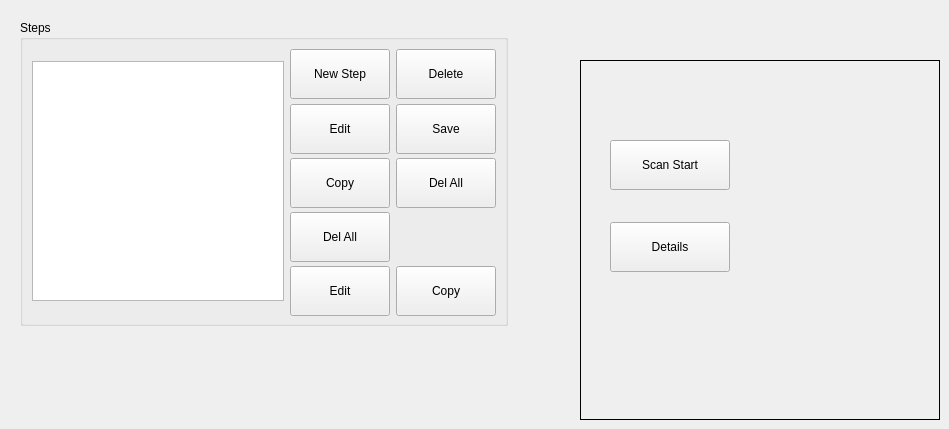
          <widget class="QWidget" name="page_10">
           <widget class="QGroupBox" name="groupBox_6">
            <property name="geometry">
             <rect>
              <x>20</x>
              <y>20</y>
              <width>488</width>
              <height>306</height>
             </rect>
            </property>
            <property name="sizePolicy">
             <sizepolicy hsizetype="Preferred" vsizetype="Preferred">
              <horstretch>0</horstretch>
              <verstretch>0</verstretch>
             </sizepolicy>
            </property>
            <property name="title">
             <string>Steps</string>
            </property>
            <property name="flat">
             <bool>true</bool>
            </property>
            <layout class="QGridLayout" name="gridLayout_22">
             <item row="0" column="0" rowspan="5">
              <widget class="QTableWidget" name="tableWidget_3">
               <property name="sizePolicy">
                <sizepolicy hsizetype="MinimumExpanding" vsizetype="Fixed">
                 <horstretch>0</horstretch>
                 <verstretch>0</verstretch>
                </sizepolicy>
               </property>
               <property name="minimumSize">
                <size>
                 <width>200</width>
                 <height>240</height>
                </size>
               </property>
               <property name="maximumSize">
                <size>
                 <width>1280</width>
                 <height>16777215</height>
                </size>
               </property>
              </widget>
             </item>
             <item row="0" column="1">
              <widget class="QPushButton" name="pushButton_33">
               <property name="sizePolicy">
                <sizepolicy hsizetype="Fixed" vsizetype="Fixed">
                 <horstretch>0</horstretch>
                 <verstretch>0</verstretch>
                </sizepolicy>
               </property>
               <property name="minimumSize">
                <size>
                 <width>100</width>
                 <height>50</height>
                </size>
               </property>
               <property name="text">
                <string>New Step</string>
               </property>
              </widget>
             </item>
             <item row="0" column="2">
              <widget class="QPushButton" name="pushButton_17">
               <property name="sizePolicy">
                <sizepolicy hsizetype="Fixed" vsizetype="Fixed">
                 <horstretch>0</horstretch>
                 <verstretch>0</verstretch>
                </sizepolicy>
               </property>
               <property name="minimumSize">
                <size>
                 <width>100</width>
                 <height>50</height>
                </size>
               </property>
               <property name="text">
                <string>Delete</string>
               </property>
              </widget>
             </item>
             <item row="1" column="1">
              <widget class="QPushButton" name="pushButton_36">
               <property name="sizePolicy">
                <sizepolicy hsizetype="Fixed" vsizetype="Fixed">
                 <horstretch>0</horstretch>
                 <verstretch>0</verstretch>
                </sizepolicy>
               </property>
               <property name="minimumSize">
                <size>
                 <width>100</width>
                 <height>50</height>
                </size>
               </property>
               <property name="text">
                <string>Edit</string>
               </property>
              </widget>
             </item>
             <item row="1" column="2">
              <widget class="QPushButton" name="pushButton_34">
               <property name="sizePolicy">
                <sizepolicy hsizetype="Fixed" vsizetype="Fixed">
                 <horstretch>0</horstretch>
                 <verstretch>0</verstretch>
                </sizepolicy>
               </property>
               <property name="minimumSize">
                <size>
                 <width>100</width>
                 <height>50</height>
                </size>
               </property>
               <property name="text">
                <string>Save</string>
               </property>
              </widget>
             </item>
             <item row="2" column="1">
              <widget class="QPushButton" name="pushButton_35">
               <property name="sizePolicy">
                <sizepolicy hsizetype="Fixed" vsizetype="Fixed">
                 <horstretch>0</horstretch>
                 <verstretch>0</verstretch>
                </sizepolicy>
               </property>
               <property name="minimumSize">
                <size>
                 <width>100</width>
                 <height>50</height>
                </size>
               </property>
               <property name="text">
                <string>Copy</string>
               </property>
              </widget>
             </item>
             <item row="2" column="2">
              <widget class="QPushButton" name="pushButton_37">
               <property name="sizePolicy">
                <sizepolicy hsizetype="Fixed" vsizetype="Fixed">
                 <horstretch>0</horstretch>
                 <verstretch>0</verstretch>
                </sizepolicy>
               </property>
               <property name="minimumSize">
                <size>
                 <width>100</width>
                 <height>50</height>
                </size>
               </property>
               <property name="text">
                <string>Del All</string>
               </property>
              </widget>
             </item>
             <item row="3" column="1">
              <widget class="QPushButton" name="pushButton_22">
               <property name="sizePolicy">
                <sizepolicy hsizetype="Fixed" vsizetype="Fixed">
                 <horstretch>0</horstretch>
                 <verstretch>0</verstretch>
                </sizepolicy>
               </property>
               <property name="minimumSize">
                <size>
                 <width>100</width>
                 <height>50</height>
                </size>
               </property>
               <property name="text">
                <string>Del All</string>
               </property>
              </widget>
             </item>
             <item row="4" column="1">
              <widget class="QPushButton" name="pushButton_21">
               <property name="minimumSize">
                <size>
                 <width>100</width>
                 <height>50</height>
                </size>
               </property>
               <property name="text">
                <string>Edit</string>
               </property>
              </widget>
             </item>
             <item row="4" column="2">
              <widget class="QPushButton" name="pushButton_15">
               <property name="sizePolicy">
                <sizepolicy hsizetype="Fixed" vsizetype="Fixed">
                 <horstretch>0</horstretch>
                 <verstretch>0</verstretch>
                </sizepolicy>
               </property>
               <property name="minimumSize">
                <size>
                 <width>100</width>
                 <height>50</height>
                </size>
               </property>
               <property name="text">
                <string>Copy</string>
               </property>
              </widget>
             </item>
            </layout>
           </widget>
           <widget class="QPushButton" name="pushButton_27">
            <property name="geometry">
             <rect>
              <x>610</x>
              <y>222</y>
              <width>120</width>
              <height>50</height>
             </rect>
            </property>
            <property name="minimumSize">
             <size>
              <width>100</width>
              <height>50</height>
             </size>
            </property>
            <property name="text">
             <string>Details</string>
            </property>
           </widget>
           <widget class="QPushButton" name="pushButton_25">
            <property name="geometry">
             <rect>
              <x>610</x>
              <y>140</y>
              <width>120</width>
              <height>50</height>
             </rect>
            </property>
            <property name="minimumSize">
             <size>
              <width>100</width>
              <height>50</height>
             </size>
            </property>
            <property name="text">
             <string>Scan Start</string>
            </property>
           </widget>
           <widget class="QLabel" name="label">
            <property name="geometry">
             <rect>
              <x>580</x>
              <y>60</y>
              <width>360</width>
              <height>360</height>
             </rect>
            </property>
            <property name="sizePolicy">
             <sizepolicy hsizetype="Fixed" vsizetype="Fixed">
              <horstretch>0</horstretch>
              <verstretch>0</verstretch>
             </sizepolicy>
            </property>
            <property name="minimumSize">
             <size>
              <width>70</width>
              <height>70</height>
             </size>
            </property>
            <property name="styleSheet">
             <string>QPushButton{background-color:rgba(200,200,200,60%);border:0.5px solid gray;border-radius:35;font:48px;}
QPushButton:hover{background-color:rgba(220,220,220,80%);border:1px solid lightblue;font:54px bold;border-style:outset;}
QPushButton:pressed,QpushButton:checked{background-color:rgba(48,204,102,70%);border:2px solid lightblue;font:54px bold;border-style:inset;}</string>
            </property>
            <property name="frameShape">
             <enum>QFrame::Box</enum>
            </property>
            <property name="text">
             <string/>
            </property>
           </widget>
          </widget>
